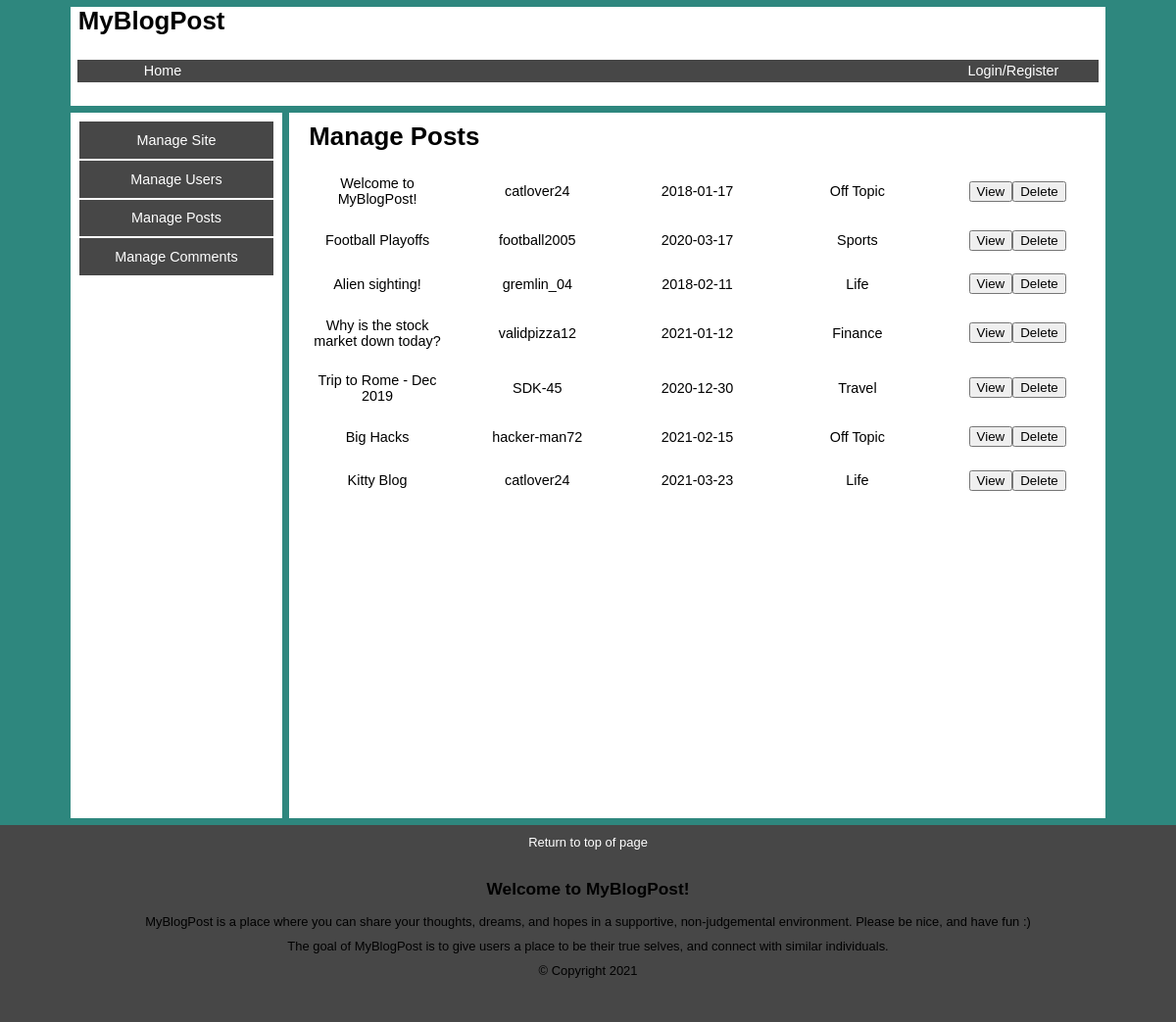
Screenshot of /adminposts.php with the database file from the repository.
### tables this page shows
CREATE TABLE `Blogpost` (
	`postid` INT AUTO_INCREMENT PRIMARY KEY NOT NULL,
	`authorid` INT NOT NULL,
	`title` VARCHAR(200),
	`content` TEXT, 
	`date` DATE, 
	`category` VARCHAR(20) DEFAULT "Off Topic",
	FULLTEXT(title)
);

CREATE TABLE `Userinfo` (
	`authorid` INT AUTO_INCREMENT PRIMARY KEY NOT NULL,
	`username` VARCHAR(255) NOT NULL,
	`password` VARCHAR(255) NOT NULL, 
	`firstname` VARCHAR(255) NOT NULL,
	`lastname` VARCHAR(255) NOT NULL,
	`email` VARCHAR(255) NOT NULL,
	`country` VARCHAR(255),
	`imageURL` VARCHAR(255) DEFAULT "images/default-avatar-icon.png",
	`status` INTEGER DEFAULT 0,
	`joindate` DATE NOT NULL,
	FULLTEXT(username,firstname,lastname,email)
);

### adminposts.php (the view, shortened to what this page needs)
<!DOCTYPE html>
<html>
<head lang="en">
   <link rel="stylesheet" href="css/style.css" />
   <link rel="stylesheet" href="https://cdnjs.cloudflare.com/ajax/libs/font-awesome/4.7.0/css/font-awesome.min.css">
</head>
<body>
<header id="masthead">
<?php
	include "header.php";
?>
</header>
<div id="main">
<article id="right-sidebar">
<table>
	<tbody>
		<tr><td><a href="adminsite.php">Manage Site</a></td></tr>
		<tr><td><a href="adminusers.php">Manage Users</a></td></tr>
		<tr><td><a href="adminposts.php">Manage Posts</a></td></tr>
		<tr><td><a href="admincomments.php">Manage Comments</a></td></tr>
	</tbody>
</table>
</article>
<article id="center">
<h1>Manage Posts</h1>
<?php
include "db_info/db_credentials.php";
$connection = mysqli_connect($dbhost, $dbuser, $dbpass, $db);
$error = mysqli_connect_error();
if($error != null){
  $output = "<p>Unable to connect to database!</p>";
  exit($output);
}else{
	$sql = "SELECT postid,authorid,title,date,category FROM blogpost";
	$result = mysqli_query($connection, $sql);
	if ($result) {
		echo "<table><tbody>";
		while($row = mysqli_fetch_assoc($result)){echo "<tr>";
			echo "<td>".$row["title"]."</td>";
			echo "<td>";
			$authorid = $row["authorid"];
			$authorsql = "SELECT username FROM userinfo WHERE authorid = ".$authorid;
			$authorresult = mysqli_query($connection, $authorsql);
				if ($authorresult) {
					$authorrow = mysqli_fetch_assoc($authorresult);
					echo $authorrow["username"];
				}
			echo "</td>";
			echo "<td>".$row["date"]."</td>";
			echo "<td>".$row["category"]."</td>";
			echo "<td><input type=\"button\" value=\"View\"/><button class=\"deletebutton\" type=\"submit\" value=\"".$row["postid"]."\" name=\"username\"/>Delete</button></td>";
			echo "</tr>";
		}
		echo "</tbody></table>";
	}else{
		printf("Error: %s\n", mysqli_error($connection));
		exit();
	}
}
?>
</article>
</div>
<footer>
</footer>
</body>
</html>

### css/style.css (style rules this page uses)
html, body, header, footer, hgroup, nav, article, section, figure, figcaption, h1, h2, h3, ul, li, div, p, img { margin: 0; padding: 0; font-size: 100%; vertical-align: baseline; border: 0; }
body { background-color: #2e877e; width: 100%; }
html { font-family: Tahoma, Helvetica, sans-serif; }
h1 { font-size: 1.8em; white-space: nowrap; }
h2 { font-size: 1.2em; }
p, body { font-size: 0.9em; }
header { background-color: white; margin: 0.5em 5em 0.5em 5em; height: 7em; }
article#right-sidebar { float: left; height: 50em; width: 15em; margin: 0em 0em 0.5em 5em; background-color: white; }
article#center { height: 50em; overflow: auto; margin: 0em 5em 0.5em 20.5em; background-color: white; }
a:link { text-decoration: none }
table { padding: 0.5em; table-layout: fixed; width: 100%; }
td { text-align:center; }
#right-sidebar tbody tr, tfoot tr { background-color: #474747; border: 1pt solid white; width: 13em; }
tbody td, tfoot td { padding: 0.75em; }
article#center h1, h2, p { margin: 10px 20px 5px 20px; }
#right-sidebar a { color: white; }
.footer-section { text-align: center; background-color: #474747; padding: 10px 0px 35px 0px; }
.footer-section p { margin: 0px 0px 10px 0px; }
.footer-section h2 { padding: 20px 0px 10px 0px; }
.footer-section a { color: white; }
#main { width: 100%; }

### rows the page displays
blogpost: title "Welcome to MyBlogPost!", authorid.username "catlover24", date "2018-01-17", category "Off Topic", $row["postid"] 1 (drawn)
blogpost: title "Football Playoffs", authorid.username "football2005", date "2020-03-17", category "Sports", $row["postid"] 2 (drawn)
blogpost: title "Alien sighting!", authorid.username "gremlin_04", date "2018-02-11", category "Life", $row["postid"] 3 (drawn)
blogpost: title "Why is the stock market down today?", authorid.username "validpizza12", date "2021-01-12", category "Finance", $row["postid"] 4 (drawn)
blogpost: title "Trip to Rome - Dec 2019", authorid.username "SDK-45", date "2020-12-30", category "Travel", $row["postid"] 5 (drawn)
blogpost: title "Big Hacks", authorid.username "hacker-man72", date "2021-02-15", category "Off Topic", $row["postid"] 6 (drawn)
blogpost: title "Kitty Blog", authorid.username "catlover24", date "2021-03-23", category "Life", $row["postid"] 7 (drawn)
